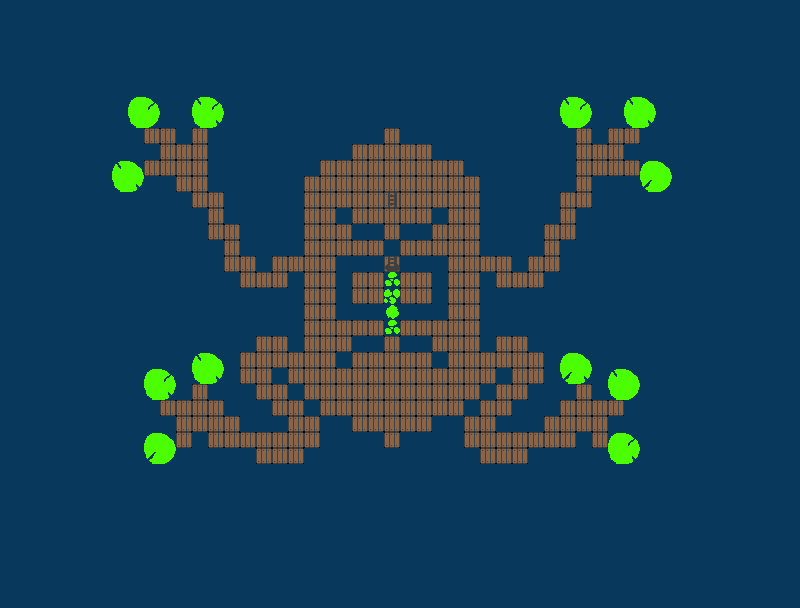

A 2D game scene composited from a Tiled map and its tileset images. What follows is a short description and the map's XML, with each tile layer's data collapsed to a summary:
An orthogonal 50x38 tile map with 16x16 px tiles, 5 tile layers (Floor, but lillies, Encounters, Copy of Floor, Floor, ...), 2 tilesets and 24 objects (20x NPC, 2x exit, 2x entrance).

<map version="1.0" orientation="orthogonal" renderorder="right-down" width="50" height="38" tilewidth="16" tileheight="16" nextobjectid="42">
 <tileset firstgid="1" name="tiles_frogpond" tilewidth="16" tileheight="16" tilecount="480" columns="30">
  <image source="../../images/tiles/tiles_frogpond.png" width="480" height="256" />
 </tileset>
 <tileset firstgid="481" name="tiles_encounters" tilewidth="16" tileheight="16" tilecount="16" columns="4">
  <image source="../../images/tiles/tiles_encounters.png" width="64" height="64" />
 </tileset>
 <objectgroup name="Objects" visible="0" offsetx="0" offsety="1">
  <object id="26" name="frogpond_obs4" type="NPC" x="384" y="304" width="16" height="16">
   <properties>
    <property name="facing" type="int" value="1" />
    <property name="lineNum" type="int" value="11" />
    <property name="name" value="frogpond_obs4" />
    <property name="species" type="int" value="7" />
   </properties>
  </object>
  <object id="27" name="frogpond_obs3" type="NPC" x="384" y="272" width="16" height="16">
   <properties>
    <property name="facing" type="int" value="1" />
    <property name="lineNum" type="int" value="11" />
    <property name="name" value="frogpond_obs3" />
    <property name="species" type="int" value="7" />
   </properties>
  </object>
  </objectgroup>
 <layer name="Floor, but lillies" width="50" height="38">
  <properties>
   <property name="edgeExitNextEntID" type="int" value="0" />
   <property name="edgeExitNextMapName" value="worldmap.tmx" />
   <property name="tileset" value="tiles_frogpond" />
  </properties>
  <data>[1900 cells, 1900 non-empty, 1 distinct tile ids]</data>
 </layer>
 <layer name="Encounters" width="50" height="38">
  <properties>
   <property name="tileset" value="tiles_encounters" />
  </properties>
  <data>[1900 cells, 268 non-empty, 2 distinct tile ids]</data>
 </layer>
 <layer name="Copy of Floor" width="50" height="38">
  <properties>
   <property name="edgeExitNextEntID" type="int" value="0" />
   <property name="edgeExitNextMapName" value="worldmap.tmx" />
   <property name="tileset" value="tiles_frogpond" />
  </properties>
  <data>[1900 cells, 1900 non-empty, 3 distinct tile ids]</data>
 </layer>
 <layer name="Floor" width="50" height="38">
  <properties>
   <property name="edgeExitNextEntID" type="int" value="0" />
   <property name="edgeExitNextMapName" value="worldmap.tmx" />
   <property name="tileset" value="tiles_frogpond" />
  </properties>
  <data>[1900 cells, 54 non-empty, 13 distinct tile ids]</data>
 </layer>
 <layer name="Walls" width="50" height="38">
  <properties>
   <property name="collidable" value="true" />
   <property name="tileset" value="tiles_frogpond" />
  </properties>
  <data>[1900 cells, 309 non-empty, 1 distinct tile ids]</data>
 </layer>
</map>
<!-- 22 of 24 objects omitted -->
